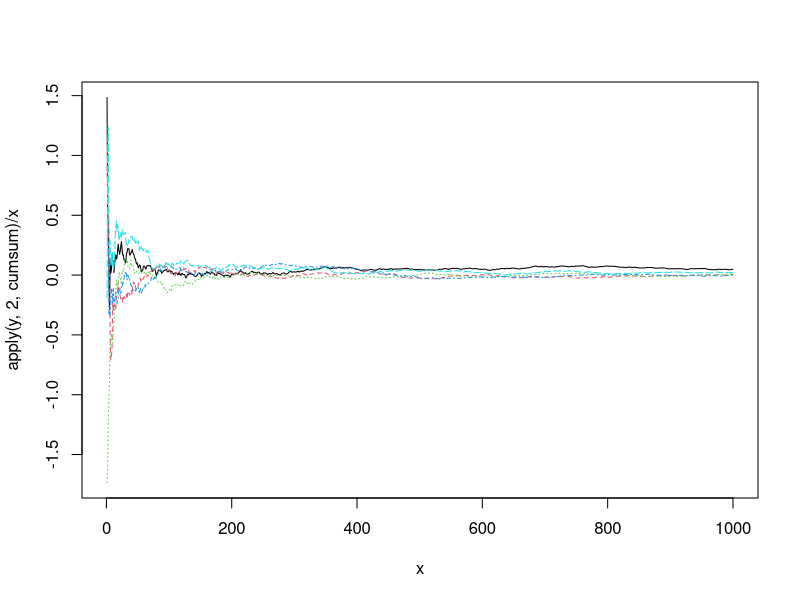

R code for this plot:
#
# Project: r-examples (github.com/garciparedes/r-examples)
# Author: Sergio García Prado (garciparedes.me)
# Date: 2017-12
# Title: Normal Mean Convergence 
#

n <- 1000

x <- 1:n
k <- 5
y <- matrix(rnorm(n * k), ncol=k)
matplot(x, apply(y, 2, cumsum) / x , type="l")
